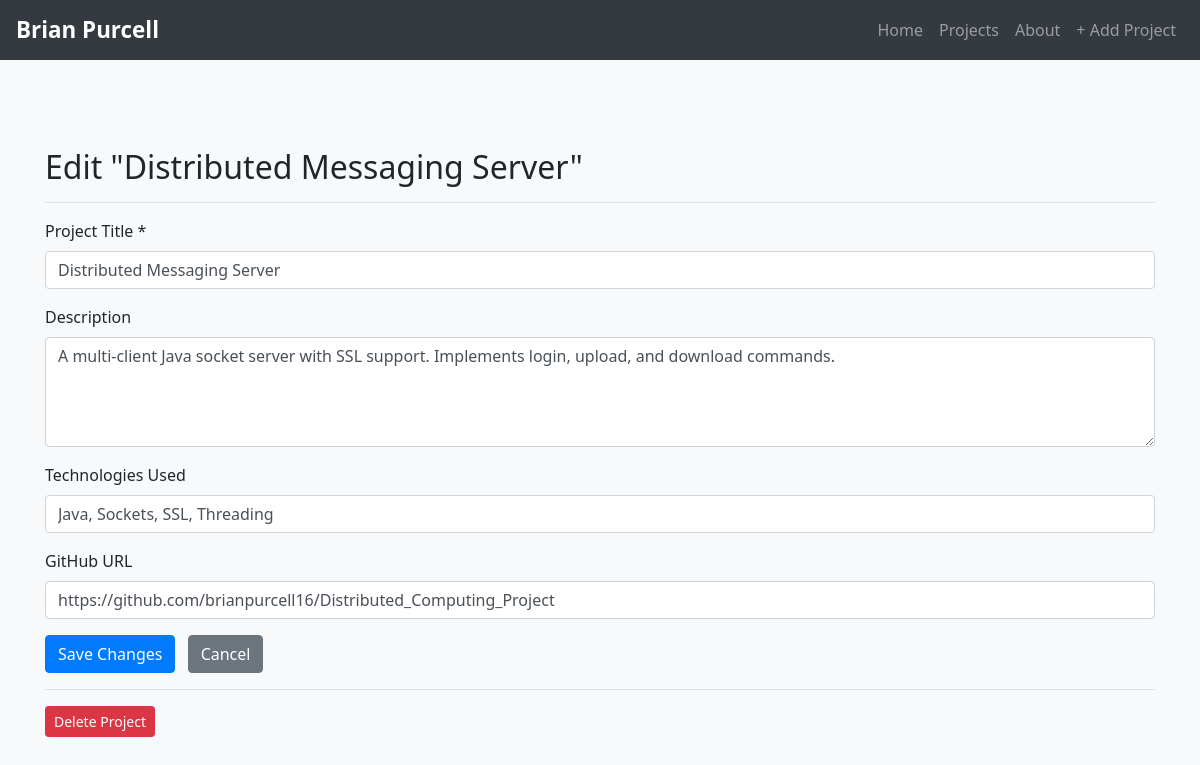
/2/edit, run on the app's committed database.
### tables this page shows
CREATE TABLE projects (
    id INTEGER PRIMARY KEY AUTOINCREMENT,
    created TIMESTAMP NOT NULL DEFAULT CURRENT_TIMESTAMP,
    title TEXT NOT NULL,
    description TEXT,
    tech_stack TEXT,
    github_url TEXT NOT NULL
);

### app.py (the view, shortened to what this page needs)
@app.route('/<int:id>/edit', methods=('GET', 'POST'))
def edit(id):
    selectedProject = get_project(id)
    return render_template('edit.html', project=selectedProject)

### app.py (called while the page is built)
def get_db_connection():
    conn = sqlite3.connect('database.db')
    conn.row_factory = sqlite3.Row #allows columns to be acessed by names
    return conn

def get_project(project_id):
    conn = get_db_connection()
    project = conn.execute('SELECT * FROM projects WHERE id = ?',(project_id,)).fetchone()
    conn.close()
    if project is None:
        abort(404)
    return project

### templates/edit.html
{% extends 'base.html' %}
{% block content %}
<h2>{% block title %}Edit "{{ project['title'] }}"{% endblock %}</h2>
<hr>
<form method="post">
  <div class="form-group">
    <label for="title">Project Title *</label>
    <input type="text" name="title" class="form-control"
           value="{{ request.form['title'] or project['title'] }}">
  </div>
  <div class="form-group">
    <label for="description">Description</label>
    <textarea name="description" class="form-control" rows="4">{{ request.form['description'] or project['description'] }}</textarea>
  </div>
  <div class="form-group">
    <label for="tech_stack">Technologies Used</label>
    <input type="text" name="tech_stack" class="form-control"
           value="{{ request.form['tech_stack'] or project['tech_stack'] }}">
  </div>
  <div class="form-group">
    <label for="github_url">GitHub URL</label>
    <input type="url" name="github_url" class="form-control"
           value="{{ request.form['github_url'] or project['github_url'] }}">
  </div>
  <button type="submit" class="btn btn-primary">Save Changes</button>
  <a href="{{ url_for('projects') }}" class="btn btn-secondary ml-2">Cancel</a>
</form>
<hr>
<form action="{{ url_for('delete', id=project['id']) }}" method="post">
  <button type="submit" class="btn btn-danger btn-sm"
          onclick="return confirm('Are you sure you want to delete this project?')">
    Delete Project
  </button>
</form>
{% endblock %}

### static/css/style.css (style rules this page uses)
body { background-color: #f8f9fa; font-family: 'Segoe UI', Tahoma, Geneva, Verdana, sans-serif; }

### data on the page
projects: title "Distributed Messaging Server", description "A multi-client Java socket server with SSL support. Implements login, upload, and download commands.", tech_stack "Java, Sockets, SSL, Threading", github_url "https://github.com/brianpurcell16/Distributed_Computing_Project"
